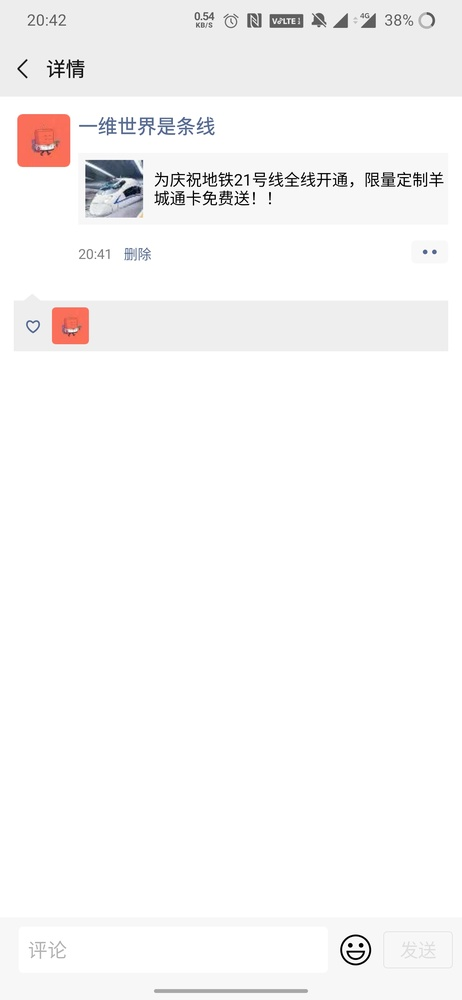
#> input picture pictures/1.jpg, 462 x 1000 px, shrunk from 1440 x 3120 before the run
$ python p1.py
#> lines starting #> are read from the running program, lines starting #| are printed output that depends on the picture; after the words box and inside, x2 and y2 are one past the last pixel; in counts of white or black regions, pixels touching at a corner belong together
#微信集赞

import cv2
import numpy as np

groundtruth = cv2.imread('1.jpg')[:, :, 0]
#> groundtruth: shape (1000, 462); min 0, max 255, mean 247.4
h1, w1 = groundtruth.shape
#> h1 = 1000; w1 = 462
contours, cnt = cv2.findContours(groundtruth.copy(), cv2.RETR_EXTERNAL, cv2.CHAIN_APPROX_SIMPLE)
#> contours = [[[0, 0], [0, 999], [461, 999], [461, 0]]]; cnt = [[-1, -1, -1, -1]]
if len(contours) != 1:#轮廓总数
    pass
M = cv2.moments(contours[0])  # 计算第一条轮廓的各阶矩,字典形式
#> M = moments, m00 460539, centre m10/m00, m01/m00 = (230.5, 499.5)
center_x = int(M["m10"] / M["m00"])
#> center_x = 230
center_y = int(M["m01"] / M["m00"])
#> center_y = 499
image = np.zeros([h1, w1], dtype=groundtruth.dtype)
cv2.drawContours(image, contours, 0, 255, -1)#绘制轮廓，填充
#> image: shape (1000, 462); every value is 255
cv2.circle(image, (center_x, center_y), 7, 128, -1)#绘制中心点
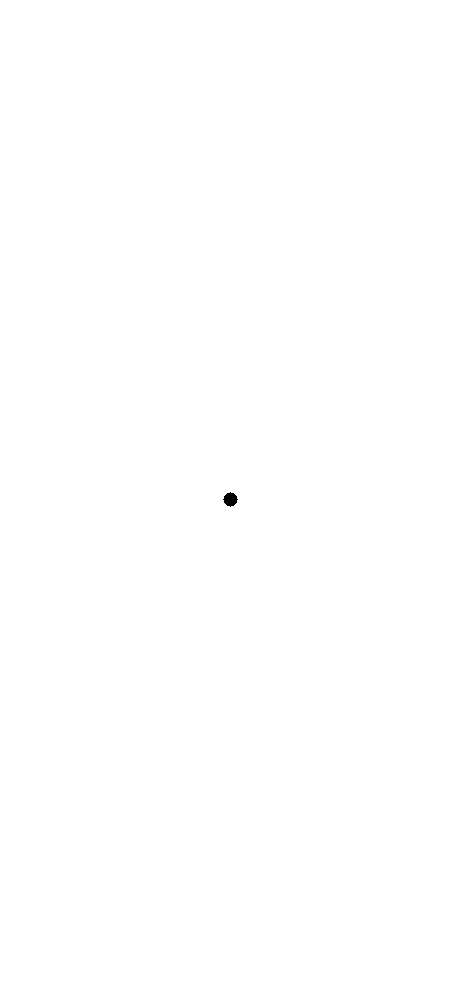
#> image: shape (1000, 462); values 128 (black) and 255 (white), 100% white; 1 black region, box (x1, y1, x2, y2) and area: (223, 492, 238, 507) 149
cv2.imwrite("3.png", image)
